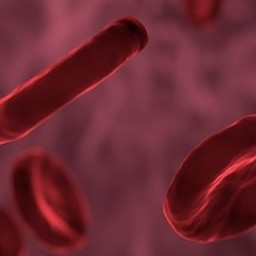
#> input picture data/red-blood-cells_256x256.jpg, 256 x 256 px
$ python convert_to_intel_hex.py ../data/red-blood-cells_256x256.jpg ../data/red-blood-cells_256x256.jpg
#> lines starting #> are read from the running program, lines starting #| are printed output that depends on the picture
import sys
import numpy as np
from PIL import Image


def calculate_checksum(data_bytes):
    """Calculate Intel HEX checksum"""
    checksum = sum(data_bytes) & 0xFF
    return (0x100 - checksum) & 0xFF


def image_to_intel_hex(image_path, output_path):
    # Open the image and convert to grayscale
#> called with image_path = '../data/red-blood-cells_256x256.jpg', output_path = '../data/red-blood-cells_256x256.jpg'
    img = Image.open(image_path).convert("L")
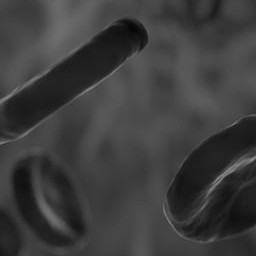
#> img: PIL image 256x256 L; min 7, max 141, mean 61.2
    width, height = img.size
#> width = 256; height = 256

    # Get pixel data
    pixels = list(img.getdata())
#> pixels = 65536 items

    # Write pixel data in Intel HEX format
    with open(output_path, "w") as f:
        address = 0x0000
        bytes_per_line = 16  # Standard Intel HEX line length

        for i in range(0, len(pixels), bytes_per_line):
            # Get the chunk of pixels for this line
            chunk = pixels[i : i + bytes_per_line]
            byte_count = len(chunk)

            # Create the data bytes array for checksum calculation
            data_bytes = [
                byte_count,
                (address >> 8) & 0xFF,  # High byte of address
                address & 0xFF,  # Low byte of address
                0x00,  # Data record type
            ] + [pixel & 0xFF for pixel in chunk]

            # Calculate checksum
            checksum = calculate_checksum(data_bytes)

            # Write the Intel HEX line
            line = f":{byte_count:02X}{address:04X}00"
            for pixel in chunk:
                line += f"{pixel & 0xFF:02X}"
            line += f"{checksum:02X}\n"

            f.write(line)
            address += byte_count
#> this loop made 4096 passes
#> (i, checksum, line, address) on passes 2 to 4: (16, 249, ':10001000', 32), (32, 16, ':10002000', 48), (48, 131, ':10003000', 64)
#> after the loop, address = 65536

        # Write end of file record
        f.write(":00000001FF\n")

    print(f"Intel HEX file saved to {output_path}")


def main():
    if len(sys.argv) != 3:
        print("Usage: python convert_to_intel_hex.py <input_image> <output_hex_file>")
        sys.exit(1)
    image_to_intel_hex(sys.argv[1], sys.argv[2])


if __name__ == "__main__":
    main()
